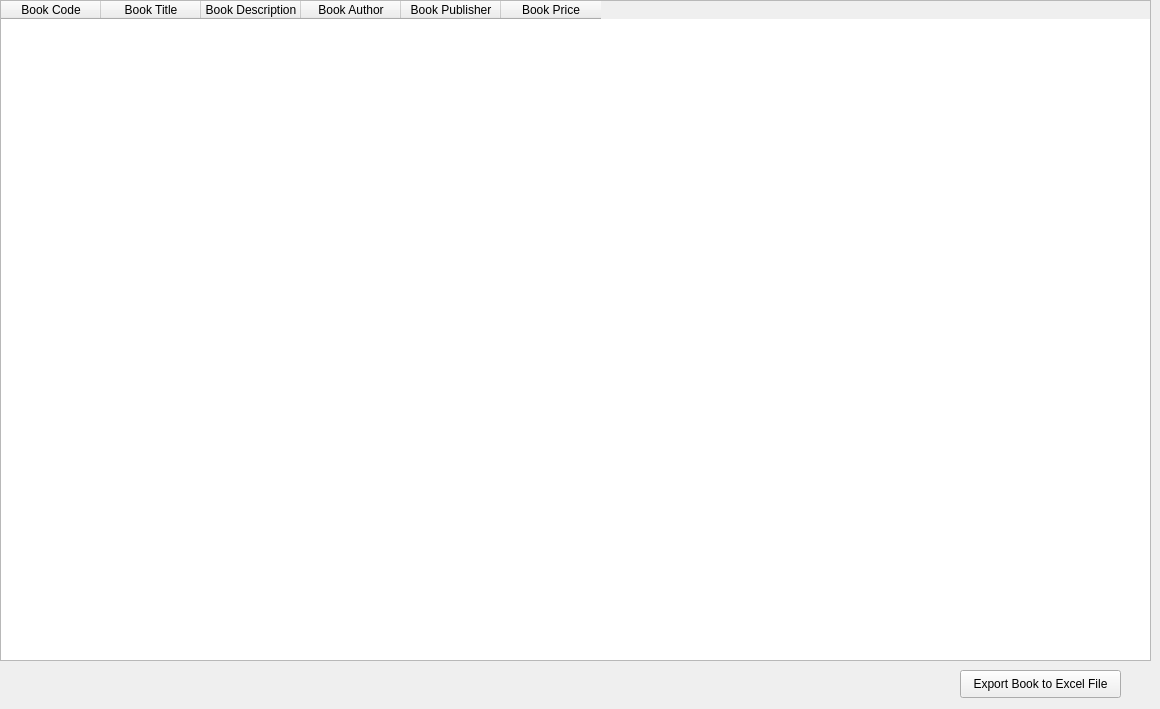
      <widget class="QWidget" name="tab_7">
       <attribute name="title">
        <string>All Books</string>
       </attribute>
       <widget class="QTableWidget" name="tableWidget_6">
        <property name="geometry">
         <rect>
          <x>0</x>
          <y>0</y>
          <width>1151</width>
          <height>661</height>
         </rect>
        </property>
        <column>
         <property name="text">
          <string>Book Code</string>
         </property>
        </column>
        <column>
         <property name="text">
          <string>Book Title</string>
         </property>
        </column>
        <column>
         <property name="text">
          <string>Book Description</string>
         </property>
        </column>
        <column>
         <property name="text">
          <string>Book Author</string>
         </property>
        </column>
        <column>
         <property name="text">
          <string>Book Publisher</string>
         </property>
        </column>
        <column>
         <property name="text">
          <string>Book Price</string>
         </property>
        </column>
       </widget>
       <widget class="QPushButton" name="pushButton_25">
        <property name="geometry">
         <rect>
          <x>960</x>
          <y>670</y>
          <width>161</width>
          <height>28</height>
         </rect>
        </property>
        <property name="text">
         <string>Export Book to Excel File</string>
        </property>
       </widget>
       <widget class="QLabel" name="label_57">
        <property name="geometry">
         <rect>
          <x>544</x>
          <y>680</y>
          <width>381</width>
          <height>20</height>
         </rect>
        </property>
        <property name="text">
         <string/>
        </property>
       </widget>
      </widget>
